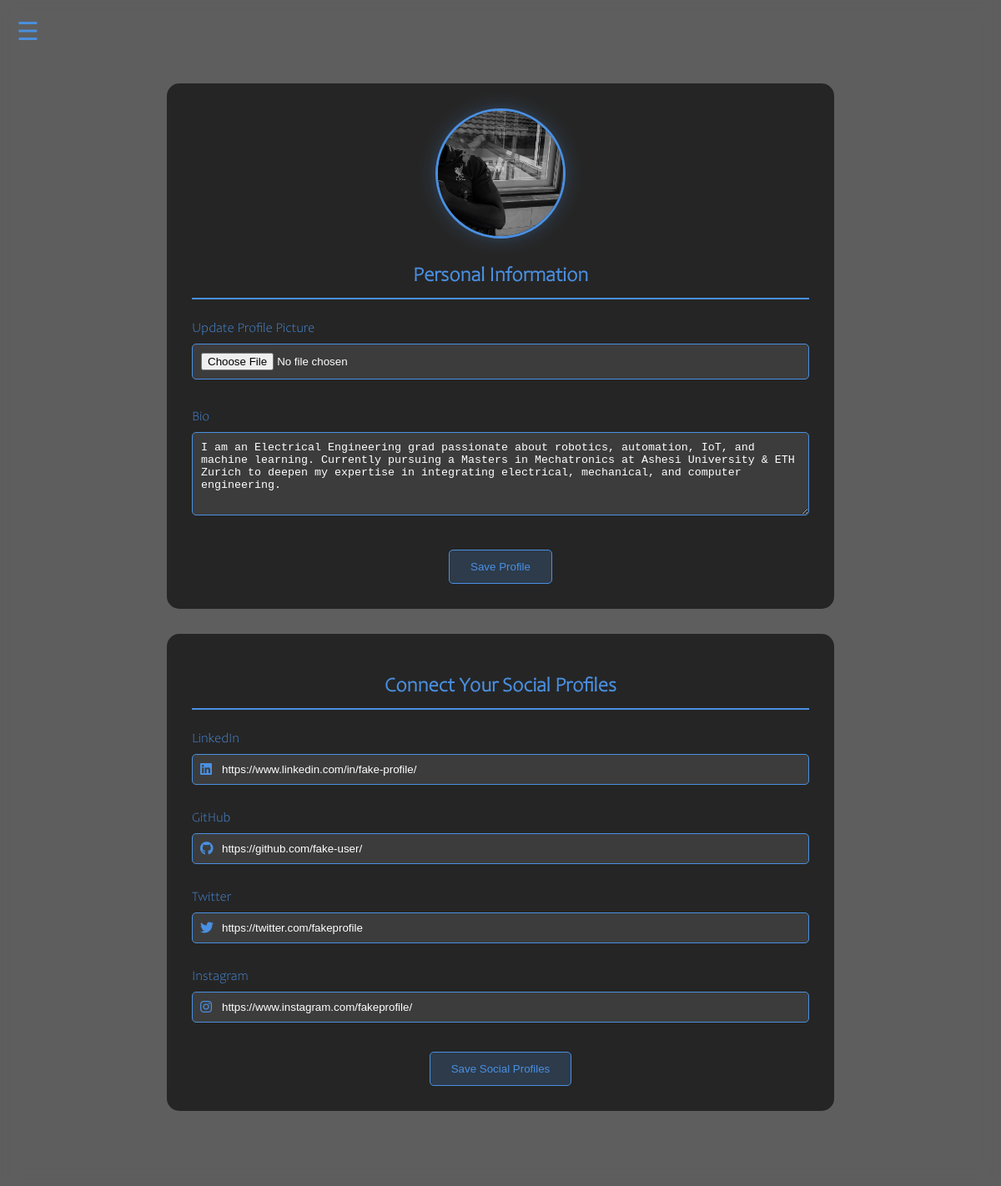
Page /view/profile.php (signed in) on the committed database.
### tables this page shows
CREATE TABLE `users` (
  `user_id` int NOT NULL,
  `fname` varchar(50) NOT NULL,
  `lname` varchar(50) NOT NULL,
  `email` varchar(100) NOT NULL,
  `password` varchar(255) NOT NULL,
  `role` int NOT NULL DEFAULT '2',
  `profile_picture` varchar(255) DEFAULT NULL,
  `bio` text,
  `job_title` varchar(100) DEFAULT NULL,
  `created_at` timestamp NULL DEFAULT CURRENT_TIMESTAMP,
  `updated_at` timestamp NULL DEFAULT CURRENT_TIMESTAMP ON UPDATE CURRENT_TIMESTAMP
);

### view/profile.php (the view, shortened to what this page needs)
<?php
require_once '../db/database.php';
$userData = [];
$socialProfiles = [];
if (isset($_SESSION['user_id'])) {
    $userId = $_SESSION['user_id'];
    $query = "SELECT * FROM users WHERE user_id = ?";
    $stmt = $conn->prepare($query);
    $stmt->bind_param("i", $userId);
    $stmt->execute();
    $result = $stmt->get_result();
    $userData = $result->fetch_assoc();
    $query = "SELECT platform, profile_url FROM social_profiles WHERE user_id = ?";
    $stmt = $conn->prepare($query);
    $stmt->bind_param("i", $userId);
    $stmt->execute();
    $result = $stmt->get_result();
    while ($row = $result->fetch_assoc()) {
        $socialProfiles[$row['platform']] = $row['profile_url'];
    }
}
?>
<!DOCTYPE html>
<html lang="en">
<head>
    <link rel="stylesheet" href="https://cdnjs.cloudflare.com/ajax/libs/font-awesome/5.15.3/css/all.min.css">
    <link rel="stylesheet" href="/portfolio_b/assets/css/profile.css?v=<?php echo time(); ?>">
</head>
<body>
    <video autoplay muted loop id="myVideo">
        <source src="../assets/images/BG3.mp4" type="video/mp4">
    </video>
    <div class="hamburger" onclick="toggleMenu()">☰</div>
    <div class="main-content">
        <section class="profile-section">
            <div class="profile-picture-container">
                <img src="<?php echo $userData['profile_picture']; ?>"
                     alt="Profile Picture" class="profile-picture" id="profile-preview">
            </div>
            <h2>Personal Information</h2>
            <form action="../actions/profile_handler.php" method="POST" enctype="multipart/form-data">
                <div class="form-group">
                    <label for="profile-picture">Update Profile Picture</label>
                    <input type="file" id="profile-picture" name="profile_picture" accept="image/*">
                </div>
                <div class="form-group">
                    <label for="bio">Bio</label>
                    <textarea id="bio" name="bio" rows="5" placeholder="Tell us about yourself..."><?php echo isset($userData['bio']) ? htmlspecialchars($userData['bio']) : ''; ?></textarea>
                </div>
                <button type="submit" name="update_profile">Save Profile</button>
            </form>
        </section>
        <section class="profile-section">
            <h2>Connect Your Social Profiles</h2>
            <form action="../actions/profile_handler.php" method="POST">
                <div class="social-profile">
                    <label for="linkedin-url">LinkedIn</label>
                    <i class="fab fa-linkedin"></i>
                    <input type="url" id="linkedin-url" name="linkedin_url"
                           value="<?php echo isset($socialProfiles['linkedin']) ? htmlspecialchars($socialProfiles['linkedin']) : ''; ?>"
                           placeholder="Your LinkedIn URL">
                </div>
                <div class="social-profile">
                    <label for="github-url">GitHub</label>
                    <i class="fab fa-github"></i>
                    <input type="url" id="github-url" name="github_url"
                           value="<?php echo isset($socialProfiles['github']) ? htmlspecialchars($socialProfiles['github']) : ''; ?>"
                           placeholder="Your GitHub URL">
                </div>
                <div class="social-profile">
                    <label for="twitter-url">Twitter</label>
                    <i class="fab fa-twitter"></i>
                    <input type="url" id="twitter-url" name="twitter_url"
                           value="<?php echo isset($socialProfiles['twitter']) ? htmlspecialchars($socialProfiles['twitter']) : ''; ?>"
                           placeholder="Your Twitter URL">
                </div>
                <div class="social-profile">
                    <label for="instagram-url">Instagram</label>
                    <i class="fab fa-instagram"></i>
                    <input type="url" id="instagram-url" name="instagram_url"
                           value="<?php echo isset($socialProfiles['instagram']) ? htmlspecialchars($socialProfiles['instagram']) : ''; ?>"
                           placeholder="Your Instagram URL">
                </div>
                <button type="submit" name="update_social">Save Social Profiles</button>
            </form>
        </section>
    </div>
</body>
</html>

### assets/css/profile.css (style rules this page uses)
body { margin: 0; padding: 0; font-family: 'Candara', sans-serif; color: #e0e0e0; position: relative; background-color: rgba(0,0,0,0.7); min-height: 100vh; }
body::before { content: ""; position: fixed; top: 0; left: 0; width: 100%; height: 100%; background-color: rgba(255, 255, 255, 0.1); backdrop-filter: blur(10px); z-index: -1; }
#myVideo { position: fixed; top: 0; left: 0; width: 100%; height: 100%; object-fit: cover; z-index: -2; }
.hamburger { position: fixed; top: 20px; left: 20px; cursor: pointer; font-size: 30px; z-index: 1000; color: #4a90e2; transition: color 0.3s ease; }
.main-content { max-width: 800px; margin: 80px auto 40px; padding: 20px; }
.profile-section { background-color: rgba(0, 0, 0, 0.6); backdrop-filter: blur(10px); border-radius: 15px; padding: 30px; margin-bottom: 30px; }
.profile-picture-container { width: 150px; height: 150px; border-radius: 50%; overflow: hidden; margin: 0 auto 2rem; border: 3px solid #4a90e2; box-shadow: 0 0 20px rgba(74, 144, 226, 0.3); }
.profile-picture { width: 100%; height: 100%; object-fit: cover; transition: transform 0.3s ease; }
h2 { color: #4a90e2; text-align: center; margin-bottom: 25px; border-bottom: 2px solid #4a90e2; padding-bottom: 10px; }
.form-group { margin-bottom: 20px; }
label { display: block; margin-bottom: 8px; color: #4a90e2; }
input[type="file"], input[type="url"], textarea { width: 100%; padding: 10px; background-color: rgba(255, 255, 255, 0.1); border: 1px solid #4a90e2; border-radius: 5px; color: #ffffff; margin-bottom: 15px; box-sizing: border-box; }
input::placeholder, textarea::placeholder { color: rgba(255, 255, 255, 0.6); opacity: 1; }
textarea { resize: vertical; min-height: 100px; }
button { background-color: rgba(74, 144, 226, 0.2); border: 1px solid #4a90e2; color: #4a90e2; padding: 12px 25px; border-radius: 5px; cursor: pointer; transition: all 0.3s ease; display: block; margin: 20px auto 0; }
.social-profile { margin-bottom: 15px; position: relative; }
.social-profile input { padding-left: 35px; }
.social-profile i { position: absolute; left: 10px; top: 38px; color: #4a90e2; }

### rows in the picture
users: profile_picture (picture), bio "I am an Electrical Engineering grad passionate about robotics, automation, IoT, and machine learning. Currently pursuing a Masters in Mechatronics at Ashesi University & ETH Zurich to deepen my expertise in integrating electrical, mechanical, and computer engineering."
